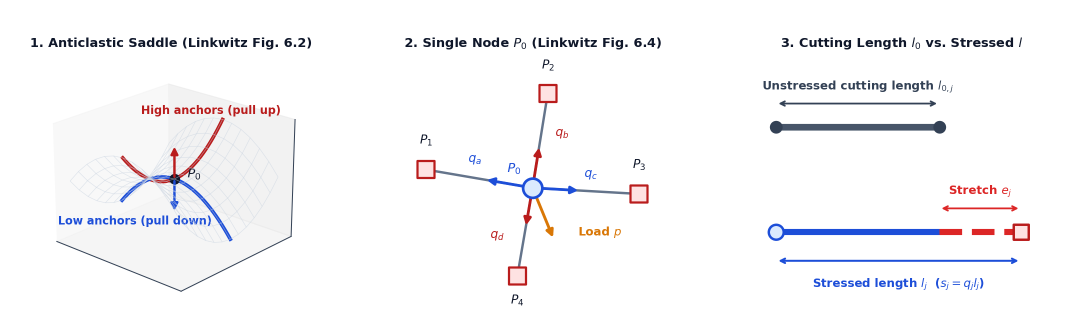
#> input picture knowledge/04_form_finding/images/fd_linkwitz_intuition.png, 2160 x 672 px (shown at 1/2 size)
$ python -i figtool.py   (imports and definitions only)
#> lines starting #> are read from the running program, lines starting #| are printed output that depends on the picture
#> further down, picture is the input picture: shape (672, 2160, 3); mean B, G, R 248.5, 246.8, 247.5
"""Figure helper for the Lévy translation.

  python3 figtool.py grid  NN                 -> grid/NN.jpg  (plate NN=1..26, or a page image name like p0040a, with a labelled 0.05 grid)
  python3 figtool.py zoom  NN x0 y0 x1 y1      -> grid/zoom_*.jpg (region of plate, with finer 0.01 grid)
  python3 figtool.py crop  NN x0 y0 x1 y1 NAME [--white x0,y0,x1,y1 ...] [--rot DEG]
                                              -> BOOK/figures/NAME.png (cleaned) + grid/check_NAME.png preview
Coordinates are fractions (0..1) of the full plate image (after --rot, if given).
"""
import sys, pathlib
import numpy as np, cv2
from PIL import Image, ImageDraw

W = pathlib.Path(__file__).resolve().parent
BOOK = W.parent / "Books_repo" / "graphic-statics-levy"
# [1 line not run here, left out]


# [12 lines left out: function load, not called in this run]


def gridimg(img, x0=0, y0=0, x1=1, y1=1, step=0.05, maxw=2000):
#> called with x0 = 0, y0 = 0, x1 = 1, y1 = 1, step = 0.05, maxw = 2000
    im = Image.fromarray(cv2.cvtColor(img, cv2.COLOR_BGR2RGB))
    w, h = im.size
#> w = 2160; h = 672
    im = im.crop((int(x0 * w), int(y0 * h), int(x1 * w), int(y1 * h)))
    sc = maxw / im.width
#> sc = 0.926
    im = im.resize((maxw, int(im.height * sc)))
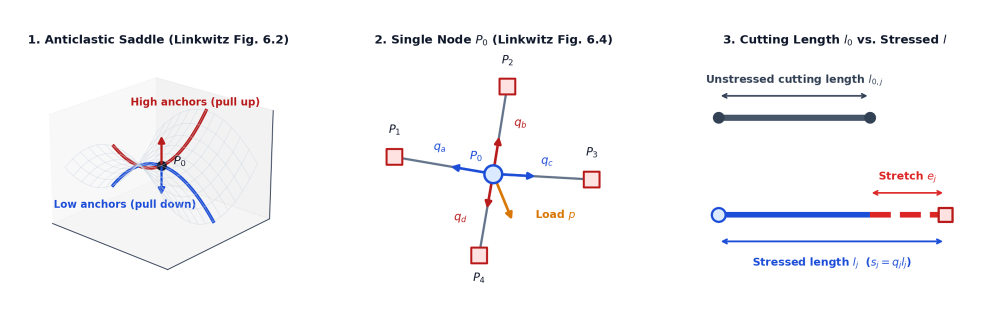
#> im: PIL image 2000x622 RGB (shown at 1/2 size); mean R, G, B 247.4, 246.8, 248.4
    d = ImageDraw.Draw(im)
    k = round(x0 / step)
    while k * step <= x1 + 1e-9:
        X = (k * step - x0) / (x1 - x0) * im.width
        d.line((X, 0, X, im.height), fill=(255, 0, 0), width=1)
        d.text((X + 2, 2), f"{k*step:.2f}", fill=(255, 0, 0), font_size=18)
        k += 1
#> after the loop, k = 21
    k = round(y0 / step)
    while k * step <= y1 + 1e-9:
        Y = (k * step - y0) / (y1 - y0) * im.height
        d.line((0, Y, im.width, Y), fill=(0, 0, 255), width=1)
        d.text((2, Y + 2), f"{k*step:.2f}", fill=(0, 0, 255), font_size=18)
        k += 1
#> after the loop, k = 21
    return im


# [36 lines left out: functions clean, main, not called in this run]


# [2 lines not run here, left out]

>>> import cv2
>>> picture = cv2.imread('../knowledge/04_form_finding/images/fd_linkwitz_intuition.png')
>>> result = gridimg(picture)
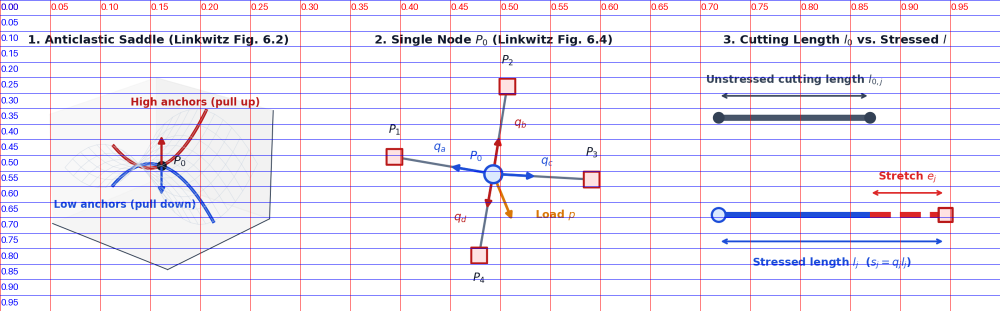
#> result: PIL image 2000x622 RGB (shown at 1/2 size); mean R, G, B 238.9, 235.3, 245.7

$ run again, on knowledge/04_form_finding/images/fd_sec_b2_uvw_geometry.png
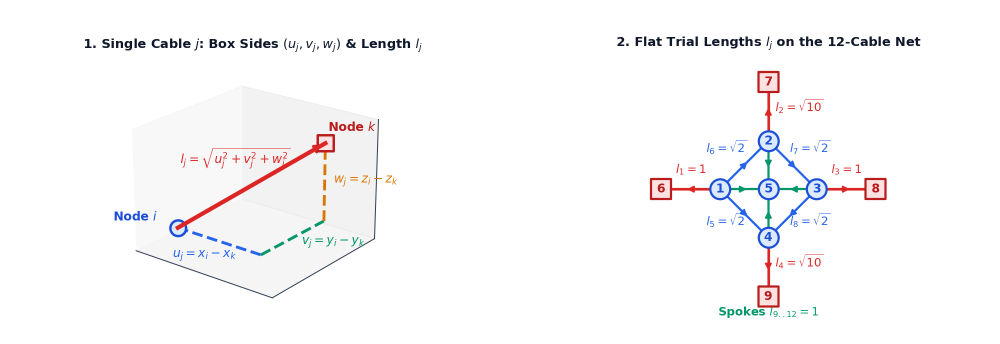
#> input picture knowledge/04_form_finding/images/fd_sec_b2_uvw_geometry.png, 2000 x 688 px (shown at 1/2 size)
#> picture is the input picture: shape (688, 2000, 3); mean B, G, R 249.7, 248.8, 249.6
#> after the loop in gridimg, `while k * step <= x1 + 1e-9:`: k = 21
#> `result = gridimg(picture)`:
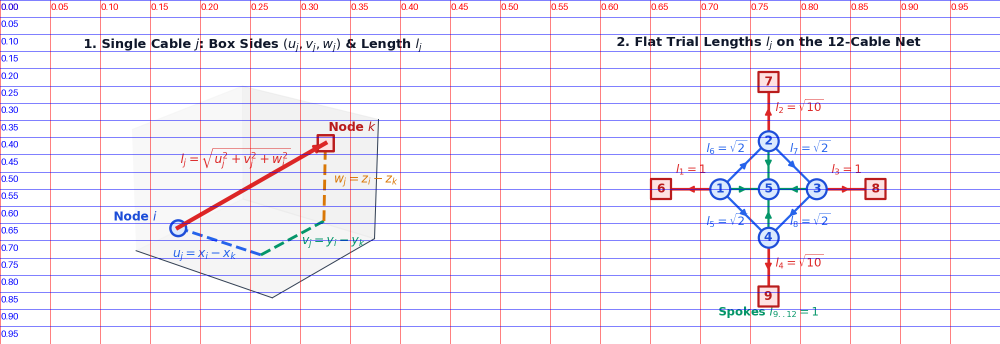
#> result: PIL image 2000x688 RGB (shown at 1/2 size); mean R, G, B 241.8, 238.1, 246.9

$ run again, on knowledge/04_form_finding/images/fd_sec_b3_nonlinear_stages.png
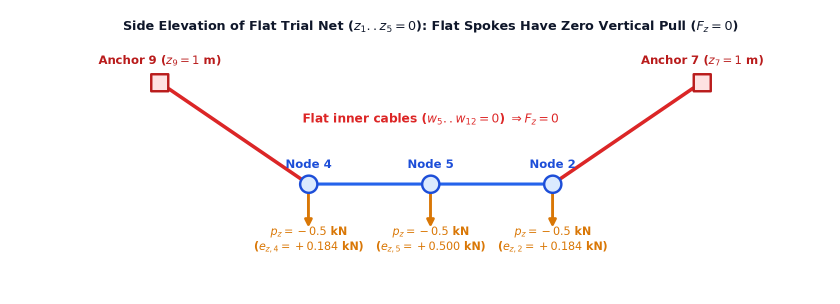
#> input picture knowledge/04_form_finding/images/fd_sec_b3_nonlinear_stages.png, 1680 x 608 px (shown at 1/2 size)
#> picture is the input picture: shape (608, 1680, 3); mean B, G, R 249, 248.7, 250.8
#> in gridimg, `im = im.resize((maxw, int(im.height * sc)))`:
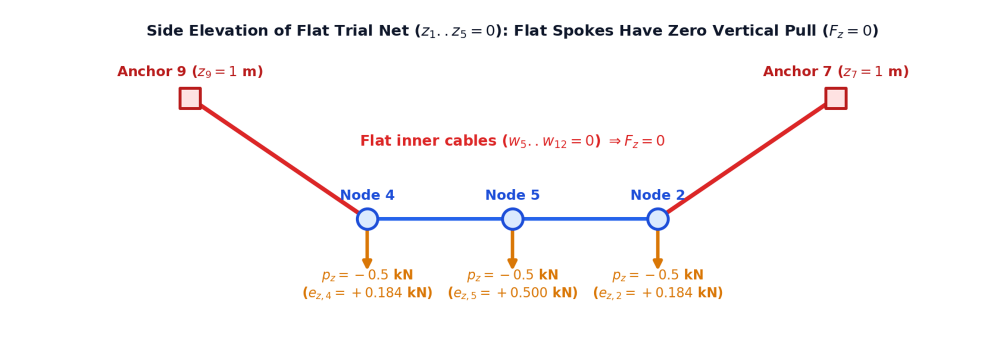
#> im: PIL image 2000x723 RGB (shown at 1/2 size); mean R, G, B 250.8, 248.6, 249
#> after the loop in gridimg, `while k * step <= x1 + 1e-9:`: k = 21
#> `result = gridimg(picture)`:
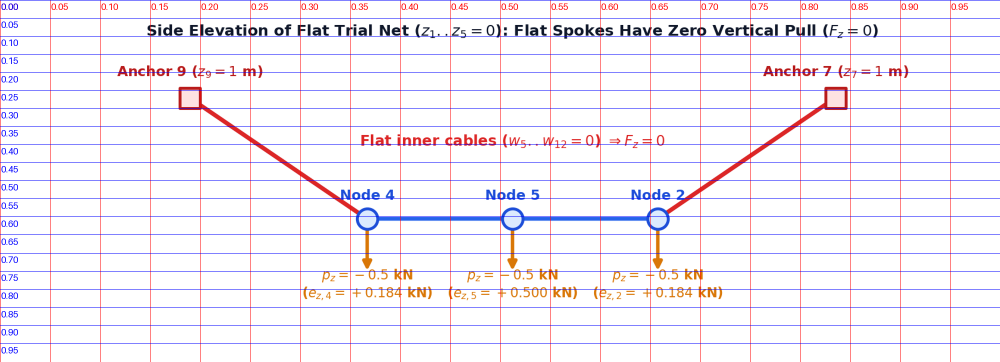
#> result: PIL image 2000x723 RGB (shown at 1/2 size); mean R, G, B 243.4, 238.4, 246.2

$ run again, on knowledge/04_form_finding/images/fd_sec_c1_force_density_trick.png
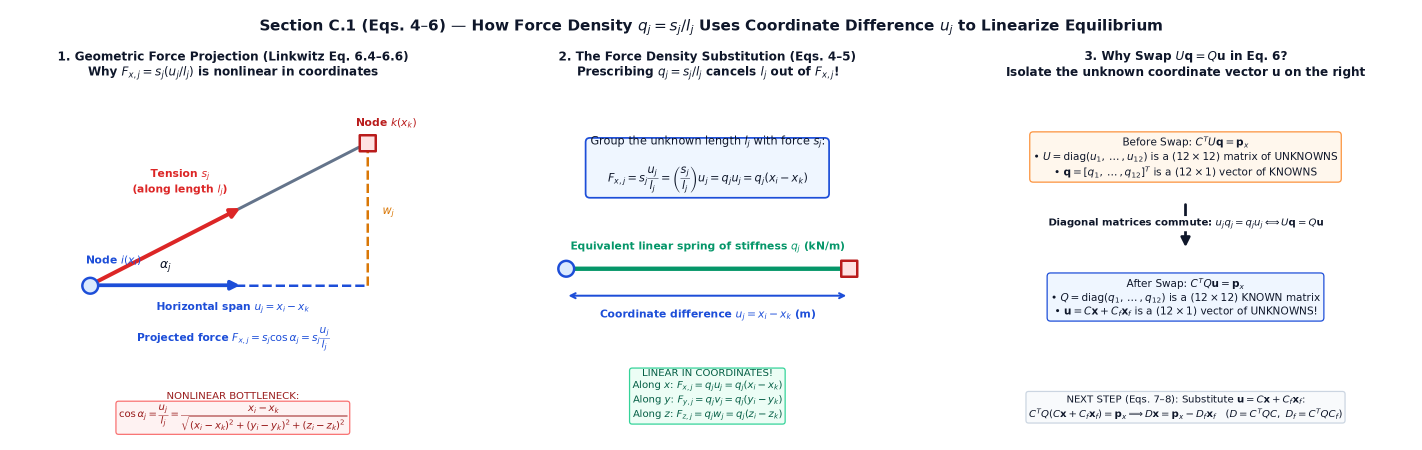
#> input picture knowledge/04_form_finding/images/fd_sec_c1_force_density_trick.png, 2844 x 900 px (shown at 1/2 size)
#> picture is the input picture: shape (900, 2844, 3); mean B, G, R 246.6, 245.4, 244.8
#> in gridimg, `im = im.resize((maxw, int(im.height * sc)))`:
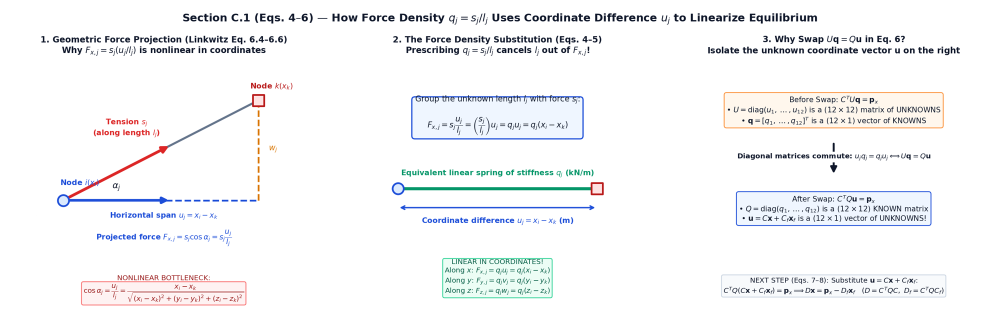
#> im: PIL image 2000x632 RGB (shown at 1/2 size); mean R, G, B 244.7, 245.3, 246.5
#> after the loop in gridimg, `while k * step <= x1 + 1e-9:`: k = 21
#> `result = gridimg(picture)`:
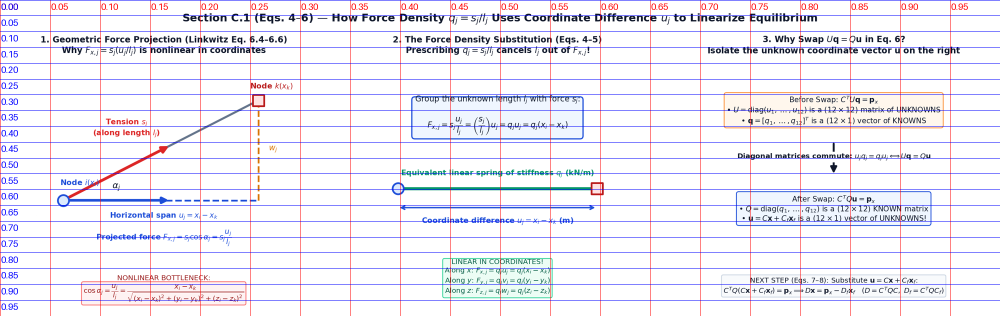
#> result: PIL image 2000x632 RGB (shown at 1/2 size); mean R, G, B 236.5, 234, 243.9
